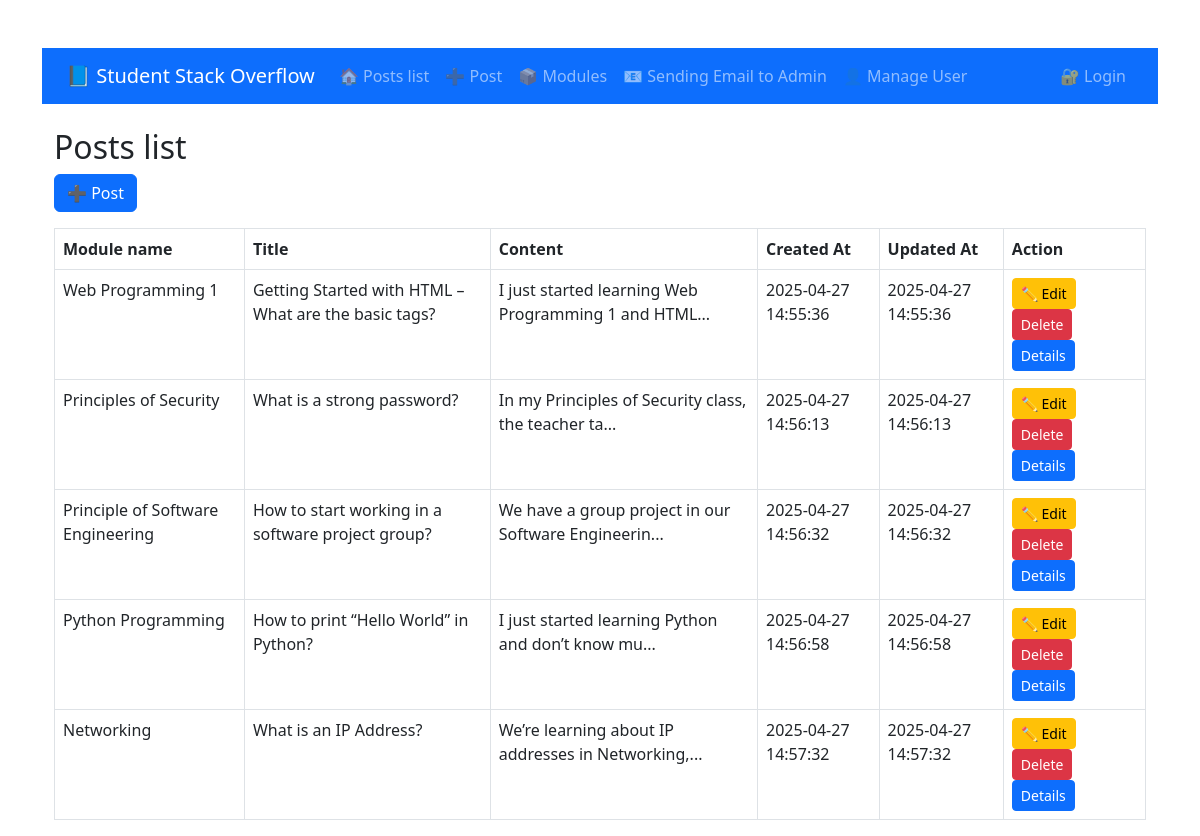
/view/post/index.php, run on the app's committed database.
### tables this page shows
CREATE TABLE `post` (
  `id` int(11) NOT NULL,
  `studentId` int(11) NOT NULL,
  `title` varchar(255) NOT NULL,
  `createdAt` datetime DEFAULT current_timestamp(),
  `updatedAt` datetime DEFAULT current_timestamp() ON UPDATE current_timestamp(),
  `content` text NOT NULL,
  `likes` int(11) DEFAULT 0,
  `moduleId` int(11) NOT NULL,
  `picture` longblob DEFAULT NULL
);

CREATE TABLE `module` (
  `id` int(11) NOT NULL,
  `name` varchar(255) NOT NULL
);

### database/Database.php (called while the page is built, shortened)
<?php
class Database
{
    function connect(): ?PDO
    {
        $host = "localhost";
        $dbname = "student_so";
        $username = "root";
        $password = "";
        try {
            $pdo = new PDO("mysql:host=$host;dbname=$dbname;charset=utf8", $username, $password);
            $pdo->setAttribute(PDO::ATTR_ERRMODE, PDO::ERRMODE_EXCEPTION);
            return $pdo;
        } catch (PDOException $e) {
            echo "connect failed: " . $e->getMessage();
        }
        return null;
    }
}

### services/PostService.php (called while the page is built, shortened)
<?php
class PostService
{
    private PDO $pdo;
    private string $tableName = "Post";
    public function __construct()
    {
        $database = new Database();
        $this->pdo = $database->connect();
    }
    public function getAllPost(): array
    {
        $sql = "SELECT * FROM {$this->tableName}";
        $stmt = $this->pdo->prepare($sql);
        $stmt->execute();
        $rows = $stmt->fetchAll();
        $posts = array_map(function ($row) {
            $post = new Post();
            return $post->mapFromRow($row);
        }, $rows);
        return $posts;
    }
}

### model/Post.php (called while the page is built, shortened)
<?php
#[AllowDynamicProperties] class Post
{
    public function mapFromRow(mixed $row): Post {
        $this->id = $row["id"];
        $this->title = $row["title"];
        $this->createdAt = DateTime::createFromFormat('Y-m-d H:i:s', $row["createdAt"]);
        $this->updatedAt = DateTime::createFromFormat('Y-m-d H:i:s', $row["updatedAt"]);
        $this->content = $row["content"];
        $this->moduleId = $row["moduleId"];
        return $this;
    }
}

### services/ModuleService.php (called while the page is built, shortened)
<?php
class ModuleService
{
    private PDO $pdo;
    private string $tableName = "Module";
    public function __construct() {
        $database = new Database();
        $this->pdo = $database->connect();
    }
    public function getAllModules(): array
    {
        $sql = "SELECT * FROM {$this->tableName}";
        $stmt = $this->pdo->prepare($sql);
        $stmt->execute();
        $rows = $stmt->fetchAll();
        $modules =  array_map(function ($row) {
            $module = new Module();
            return $module->mapFromRow($row);
        },  $rows);
        return $modules;
    }
}

### model/Module.php (called while the page is built, shortened)
<?php
class Module
{
    public function mapFromRow(mixed $row): Module {
        $this->id = $row["id"];
        $this->name = $row["name"];
        return $this;
    }
}

### view/post/index.php (the view, shortened to what this page needs)
<?php
include '../../database/Database.php';
include '../../model/Post.php';
include '../../model/Module.php';
include '../../services/PostService.php';
include '../../services/ModuleService.php';
$postService = new PostService();
$posts = $postService->getAllPost();
$moduleService = new ModuleService();
$modules = $moduleService->getAllModules();
function getModuleNameById(array $modules, int $moduleId): string
{
    $module = array_filter($modules, fn($module) => $module->id == $moduleId);
    return reset($module) !== null ? reset($module)->name : 'Not found';
}
?>
<!DOCTYPE html>
<html lang="vi">
<head>
    <link rel="stylesheet" href="https://cdn.jsdelivr.net/npm/bootstrap@5.3.0/dist/css/bootstrap.min.css">
</head>
<?php include '../header/header.php'; ?>
<body class="container mt-5">
<h2>Posts list</h2>
<a href="post_form.php" class="btn btn-primary mb-3">➕ Post</a>
<table class="table table-bordered">
    <thead>
    <tr>
        <th>Module name</th>
        <th>Title</th>
        <th>Content</th>
        <th>Created At</th>
        <th>Updated At</th>
        <th>Action</th>
    </tr>
    </thead>
    <tbody>
    <?php foreach ($posts as $post): ?>
        <tr>
            <td><?= htmlspecialchars(getModuleNameById($modules, $post->moduleId))?></td>
            <td><?= htmlspecialchars($post->title)?></td>
            <td><?= htmlspecialchars(substr($post->content, 0, 50)) ?>...</td>
            <td><?= $post->createdAt->format('Y-m-d H:i:s') ?></td>
            <td><?= $post->updatedAt->format('Y-m-d H:i:s') ?></td>
            <td>
                <a href="update.php?id=<?= $post->id ?>" class="btn btn-warning btn-sm">✏️ Edit</a>
                <a href="../../controller/post/DeleteController.php?id=<?= $post->id ?>" class="btn btn-danger btn-sm"
                   onclick="return confirm('Delete this post?')">Delete</a>
                <a href="post_detail.php?id=<?= $post->id?>" class="btn btn-primary btn-sm">Details</a>
            </td>
        </tr>
    <?php endforeach; ?>
    </tbody>
</table>
</body>
</html>

### data on the page
post: moduleId.name "Web Programming 1", title "Getting Started with HTML – What are the basic tags?", content "I just started learning Web Programming 1 and HTML", createdAt "2025-04-27 14:55:36", updatedAt "2025-04-27 14:55:36"
post: moduleId.name "Principles of Security", title "What is a strong password?", content "In my Principles of Security class, the teacher ta", createdAt "2025-04-27 14:56:13", updatedAt "2025-04-27 14:56:13"
post: moduleId.name "Principle of Software Engineering", title "How to start working in a software project group?", content "We have a group project in our Software Engineerin", createdAt "2025-04-27 14:56:32", updatedAt "2025-04-27 14:56:32"
post: moduleId.name "Python Programming", title "How to print “Hello World” in Python?", content "I just started learning Python and don’t know mu", createdAt "2025-04-27 14:56:58", updatedAt "2025-04-27 14:56:58"
post: moduleId.name "Networking", title "What is an IP Address?", content "We’re learning about IP addresses in Networking,", createdAt "2025-04-27 14:57:32", updatedAt "2025-04-27 14:57:32"
